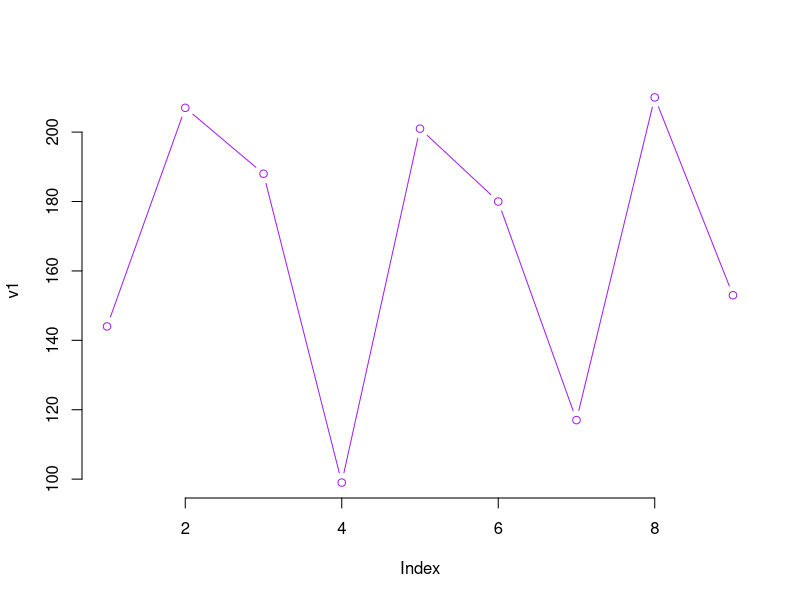
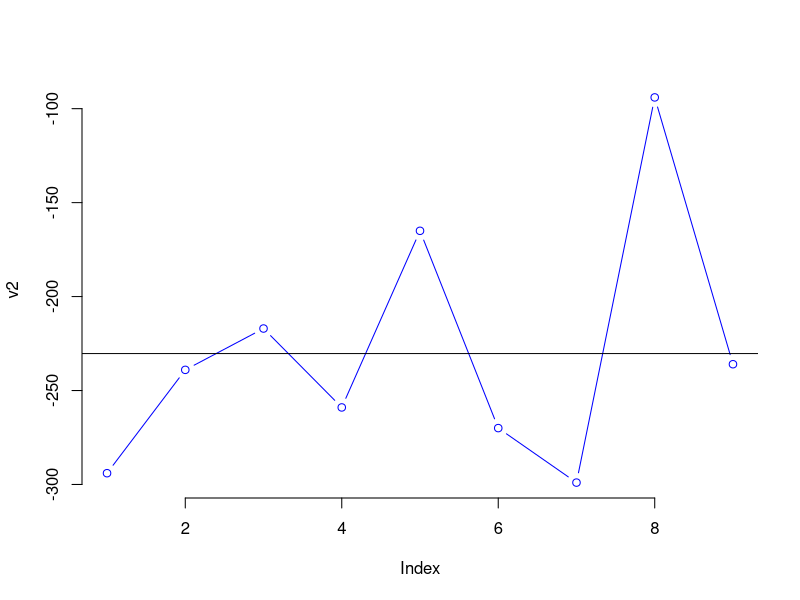

The R source for these figures, in order:
m1=c(78,98,89,58,90,90,68,88,77)
m2=c(90,87,79,75,69,90,87,54,78)
a=c(3,-1)
b=c(2,-5)
l=length(m1)
temp=0
cv1=0
v1=c()
v2=c()
for(i in 1:l){
  k=((m1[i]*a[1])+(m2[i]*a[2]))
  v1=append(v1,k)
  temp=temp+k
}
m=temp/l
print(paste("Mean",m))
temp=0
for(i in 1:l){
  w=((m1[i]*b[1])+(m2[i]*b[2]))
  v2=append(v2,w)
  temp=temp+w
}
mean2=temp/l
meann=mean(m2)
print(paste("Mean",mean2))
cv=0
for(i in 1:l){
  a1=((v1[i]-m)*(v2[i]-mean2))
  cv=cv+a1
}
cv=cv/(l-1)
print(paste("Covarience :",cv))
print(cor(m1,m2))
plot(v1,type="b",col="purple",frame=FALSE)
plot(v2,type="b",col="blue",frame=FALSE)
abline(h=mean2)
print(v2)